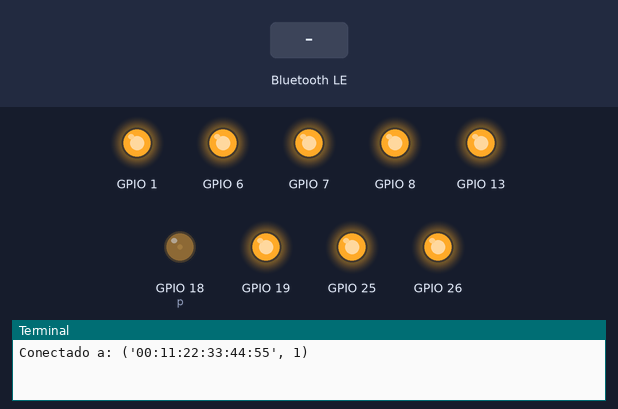
A program run on a simulated Raspberry Pi (BCM pin numbers). On the bench: output pins drawn as LEDs (lit = HIGH), the last lines printed to the terminal. The inputs (shaded band) are chosen by the test bench. A phone connects over Bluetooth after 1 s; web requests get an empty 200 reply after 0.4 s.

Above: at 2.2 s.
2.3 s: "acende_corredor" written over Bluetooth
At 3.5 s:
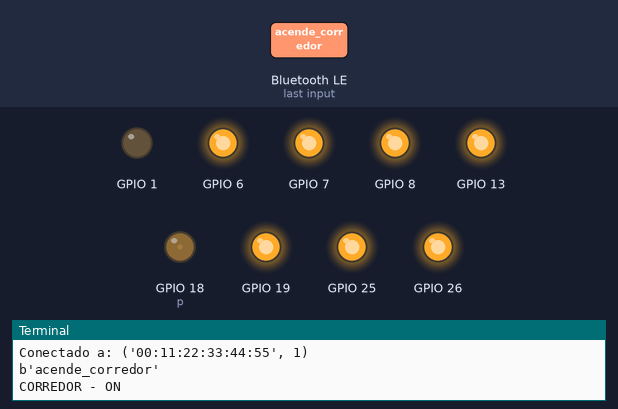
3.8 s: "acende_banheiro" written over Bluetooth
At 4.6 s:
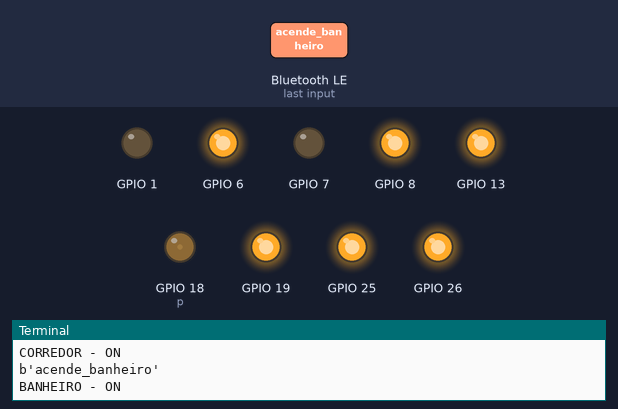
5.3 s: "apaga_corredor" written over Bluetooth
At 5.8 s:
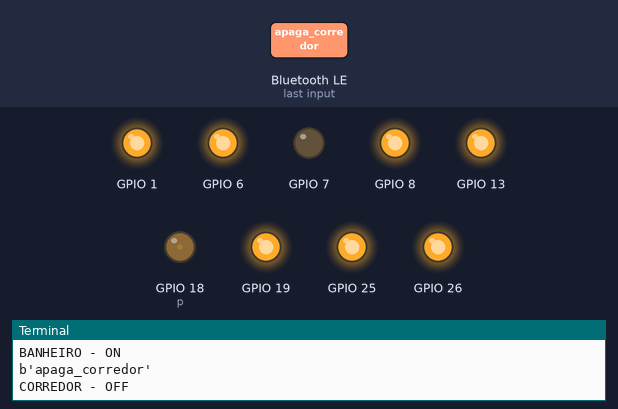
6.8 s: "acende_banheiro_2" written over Bluetooth
At 8.0 s:
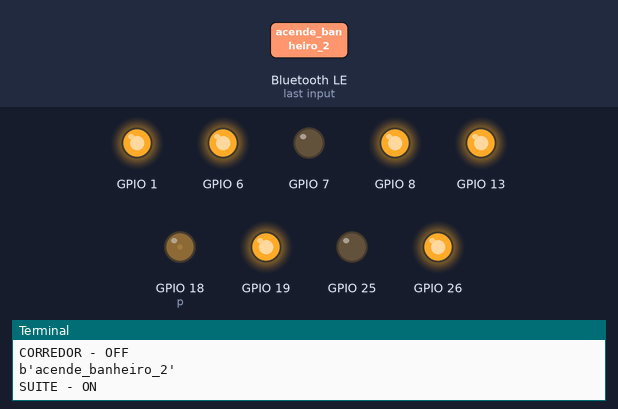
8.3 s: "apaga_banheiro" written over Bluetooth
At 9.3 s:
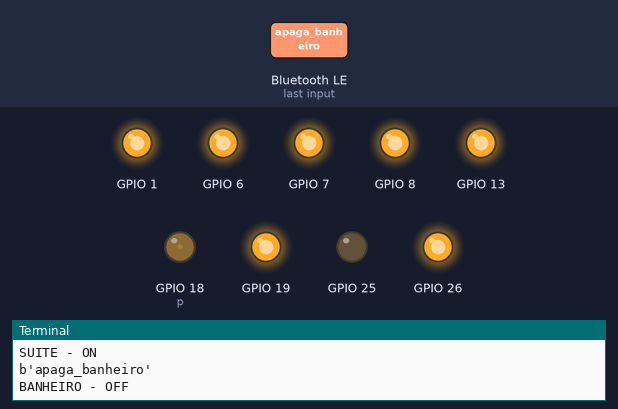
9.8 s: "acende_corredor" written over Bluetooth
At 10.4 s:
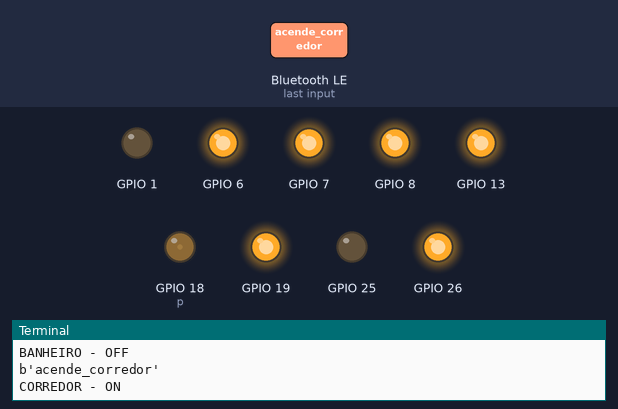
Timing chart, 0 to 12.3 s (numbered marks = the images above; inputs shaded):
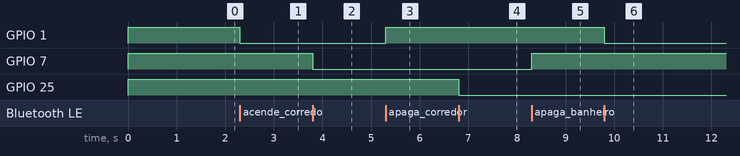

Measured:
- after the input at 2.3 s, GPIO 1: HIGH → LOW at once
- after the input at 3.8 s, GPIO 7: HIGH → LOW at once
- after the input at 5.3 s, GPIO 1: LOW → HIGH at once
- after the input at 6.8 s, GPIO 25: HIGH → LOW at once
- after the input at 8.3 s, GPIO 7: LOW → HIGH at once
- after the input at 9.8 s, GPIO 1: HIGH → LOW at once

The program:

api_bluetooth.py
```python
#instalacao das bibliotecas bluetooths
#sudo apt install python-pip python-dev ipython
#sudo apt install bluetooth libbletooth-dev
#sudo pip install pybluez
import bluetooth
#import de home_controller.py
from home_controller import *

host = ""
port = 1
server = bluetooth.BluetoothSocket(bluetooth.RFCOMM)

try:
    server.bind((host, port))
except:
    print("ERRO")

server.listen(1)
client, address = server.accept()

print("Conectado a:", address)

while True:
    data = client.recv(1024)

    if data is not None:
        print(data)

        #corredor
        if data == b'apaga_corredor':
            acende_apaga('corredor', 0, True)
        elif data == b'acende_corredor':
            acende_apaga('corredor', 1, True)

        if data == b'fechar_portao':
            acende_apaga('portao', 0, True)
        elif data == b'abrir_portao':
            acende_apaga('portao', 1, True)

        #SEGUNDO LED
        if data == b'apaga_banheiro':
            acende_apaga('banheiro_1', 0, True)
        elif data == b'acende_banheiro':
            acende_apaga('banheiro_1', 1, True)

        #TERCEIRO LED
        if data == b'apaga_banheiro_2':
            acende_apaga('banheiro_2', 0, True)

        elif data == b'acende_banheiro_2':
            acende_apaga('banheiro_2', 1, True)

        #QUARTO LED
        if data == b'apaga_quarto':
            acende_apaga('quarto_1', 0, True)

        elif data == b'acende_quarto':
            acende_apaga('quarto_1', 1, True)

        #SEXTO LED
        if data == b'apaga_cozinha':
            acende_apaga('cozinha', 0, True)

        elif data == b'acende_cozinha':
            acende_apaga('cozinha', 1, True)

        #SETIMO LED
        if data == b'apaga_quarto_2':
            acende_apaga('quarto_2', 0, True)

        elif data == b'acende_quarto_2':
            acende_apaga('quarto_2', 1, True)

        #OITAVO LED
        if data == b'apaga_sala':
            acende_apaga('sala', 0, True)

        elif data == b'acende_sala':
            acende_apaga('sala', 1, True)
```

home_controller.py
```python
import RPi.GPIO as GPIO
#necessario instalar o requests:
#$pip install requests
import requests
import time

GPIO.setmode  (GPIO.BCM)
GPIO.setup(1,  GPIO.OUT)
GPIO.setup(6,  GPIO.OUT)
GPIO.setup(7,  GPIO.OUT)
GPIO.setup(8,  GPIO.OUT)
GPIO.setup(13, GPIO.OUT)
GPIO.setup(18, GPIO.OUT)
GPIO.setup(19, GPIO.OUT)
GPIO.setup(25, GPIO.OUT)
GPIO.setup(26, GPIO.OUT)

ip_servidor = '192.168.1.105'

GPIO.output(1,  GPIO.HIGH)
GPIO.output(6,  GPIO.HIGH)
GPIO.output(7,  GPIO.HIGH)
GPIO.output(8,  GPIO.HIGH)
GPIO.output(13, GPIO.HIGH)
GPIO.output(19, GPIO.HIGH)
GPIO.output(25, GPIO.HIGH)
GPIO.output(26, GPIO.HIGH)
GPIO.setwarnings(False)

p = GPIO.PWM(18,50)
p.start(7.5)

def send_command(comodo, acendeu):
    command = 'acende'
    if acendeu == 0:
        command = 'apaga'

    url = 'http://%s:5000/%s/%s'  %(ip_servidor, command, comodo)
    #print(url)
    response = requests.put(url)
    #print(response.status_code)

def acende_apaga(comodo, acendeu, send):
    if comodo == 'corredor' and acendeu == 0:
        print("CORREDOR - OFF")
        GPIO.output(1, GPIO.HIGH)
        if send:
            send_command('corredor', 0)
    elif comodo == 'corredor' and acendeu == 1:
        print("CORREDOR - ON")
        GPIO.output(1, GPIO.LOW)
        if send:
            send_command('corredor', 1)

    if comodo == 'portao' and acendeu == 0:
        print("PORTAO - OFF")
        p.ChangeDutyCycle(7.8)
        time.sleep(1)
        if send:
            send_command('portao', 0)
    elif comodo == 'portao' and acendeu == 1:
        print("PORTAO - ON")
        p.ChangeDutyCycle(0.5)
        time.sleep(1)
        if send:
            send_command('portao', 1)

    #SEGUNDO LED
    if comodo == 'banheiro_1' and acendeu == 0:
        print("BANHEIRO - OFF")
        GPIO.output(7, GPIO.HIGH)
        if send:
            send_command('banheiro_1', 0)
    elif comodo == 'banheiro_1' and acendeu == 1:
        print("BANHEIRO - ON")
        GPIO.output(7, GPIO.LOW)
        if send:
            send_command('banheiro_1', 1)

    #TERCEIRO LED
    if comodo == 'banheiro_2' and acendeu == 0:
        print("SUITE - OFF")
        GPIO.output(25, GPIO.HIGH)
        if send:
            send_command('banheiro_2', 0)

    elif comodo == 'banheiro_2' and acendeu == 1:
        print("SUITE - ON")
        GPIO.output(25, GPIO.LOW)
        if send:
            send_command('banheiro_2', 1)

    #QUARTO LED
    if comodo == 'quarto_1' and acendeu == 0:
        print("QUARTO CASAL - OFF")
        GPIO.output(8, GPIO.HIGH)
        if send:
            send_command('quarto_1', 0)

    elif comodo == 'quarto_1' and acendeu == 1:
        print("QUARTO CASAL - ON")
        GPIO.output(8, GPIO.LOW)
        if send:
            send_command('quarto_1', 1)

    #SEXTO LED
    if comodo == 'cozinha' and acendeu == 0:
        print("COZINHA - OFF")
        GPIO.output(19, GPIO.HIGH)
        if send:
            send_command('cozinha', 0)

    elif comodo == 'cozinha' and acendeu == 1:
        print("COZINHA - ON")
        GPIO.output(19, GPIO.LOW)
        if send:
            send_command('cozinha', 1)

    #SETIMO LED
    if comodo == 'quarto_2' and acendeu == 0:
        print("QUARTO - OFF")
        GPIO.output(6, GPIO.HIGH)
        if send:
            send_command('quarto_2', 0)

    elif comodo == 'quarto_2' and acendeu == 1:
        print("QUARTO - ON")
        GPIO.output(6, GPIO.LOW)
        if send:
            send_command('quarto_2', 1)

    #OITAVO LED
    if comodo == 'sala' and acendeu == 0:
        print("SALA - OFF")
        GPIO.output(13, GPIO.HIGH)
        if send:
            send_command('sala', 0)

    elif comodo == 'sala' and acendeu == 1:
        print("SALA - ON")
        GPIO.output(13, GPIO.LOW)
        if send:
            send_command('sala', 1)
```
